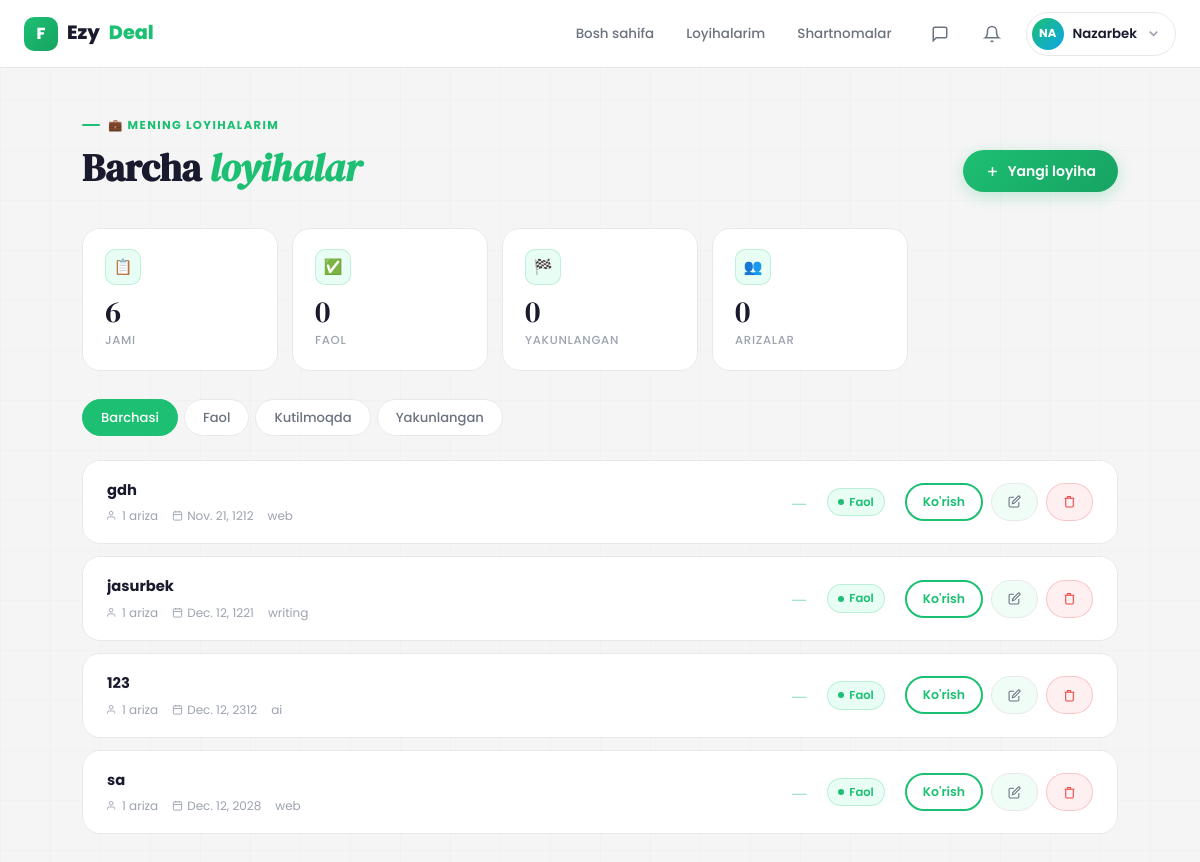
/projects/myprojects/ (signed in), run on the app's committed database.
### Users/models.py (models this page shows, shortened)
class User(AbstractUser):
    ROLE_CHOICE = (
        (CLIENT, 'client'),
        (FREELANCER, 'freelancer'),
    )
    email = models.EmailField(unique=True)
    role = models.CharField(max_length=20, choices=ROLE_CHOICE)
    bio = models.TextField(blank=True, null=True)
    avatar = models.ImageField(upload_to='avatars/', blank=True, null=True)
    created_at = models.DateTimeField(auto_now_add=True)

### Projects/models.py (models this page shows, shortened)
class Project(models.Model):
    WEB = "web"
    DESIGN = "design"
    MOBILE = "mobile"
    WRITING = "writing"
    DATA = "data"
    AI = "ai"
    CATEGORY_CHOICES = [
        (WEB, "Web Development"),
        (DESIGN, "Design"),
        (MOBILE, "Mobile Development"),
        (WRITING, "Content Writing"),
        (DATA, "Data Science"),
        (AI, "AI / ML"),
    ]
    OPEN = "open"
    IN_PROGRESS = "in_progress"
    COMPLETED = "completed"
    CANCELLED = "cancelled"
    STATUS_CHOICES = (
        (OPEN, "Open"),
        (IN_PROGRESS, "In Progress"),
        (COMPLETED, "Completed"),
        (CANCELLED, "Cancelled"),
    )
    FIXED = "fixed"
    HOURLY = "hourly"
    MILESTONE = "milestone"
    BUDGET_TYPE_CHOICES = [
        (FIXED, "Fixed"),
        (HOURLY, "Hourly"),
        (MILESTONE, "Milestone"),
    ]
    ENTRY = "entry"
    INTERMEDIATE = "intermediate"
    EXPERT = "expert"
    LEVEL_CHOICES = [
        (ENTRY, "Entry"),
        (INTERMEDIATE, "Intermediate"),
        (EXPERT, "Expert"),
    ]
    client = models.ForeignKey(
        settings.AUTH_USER_MODEL,
        on_delete=models.CASCADE,
        related_name="projects"
    )
    title = models.CharField(max_length=255)
    description = models.TextField()
    category = models.CharField(max_length=20, choices=CATEGORY_CHOICES)
    budget_type = models.CharField(max_length=20, choices=BUDGET_TYPE_CHOICES, default=FIXED)
    budget_min = models.DecimalField(max_digits=12, decimal_places=2, null=True, blank=True)
    budget_max = models.DecimalField(max_digits=12, decimal_places=2, null=True, blank=True)
    level = models.CharField(max_length=20, choices=LEVEL_CHOICES, default=INTERMEDIATE)
    skills = models.TextField(blank=True, null=True)
    deadline = models.DateField()
    status = models.CharField(max_length=20, choices=STATUS_CHOICES, default=OPEN)
    created_at = models.DateTimeField(auto_now_add=True)

### Projects/views.py (the view)
# urls.py: path('myprojects/', views.SelfProjectsView, name='myprojects'),
@login_required(login_url='login')
def SelfProjectsView(request):
    projects = Project.objects.filter(client=request.user).order_by('-created_at')
    paginator = Paginator(projects, 12)
    page = paginator.get_page(request.GET.get('page'))
    return render(request, 'myprojects.html', {'projects': page, 'page_obj': page})

### Notifications/context_processors.py (called while the page is built)
def notifications_count(request):
    if request.user.is_authenticated:
        count = request.user.notifications.filter(is_read=False).count()
        recent = list(request.user.notifications.all()[:5])
        return {'unread_notifications': count, 'recent_notifications': recent}
    return {'unread_notifications': 0, 'recent_notifications': []}

### templates/myprojects.html (shortened to what this page needs)
{% extends 'base.html' %}
{% block content %}
<div class="myp-wrap">
    <div class="myp-header animate-up">
        <div>
            <div class="page-eyebrow">💼 Mening loyihalarim</div>
            <h1 class="myp-title">Barcha <em>loyihalar</em></h1>
        </div>
        <a href="{% url 'create_post' %}" class="btn btn-primary">
            <svg width="15" height="15" viewBox="0 0 24 24" fill="none" stroke="currentColor" stroke-width="2.5"><line x1="12" y1="5" x2="12" y2="19"/><line x1="5" y1="12" x2="19" y2="12"/></svg>
            Yangi loyiha
        </a>
    </div>
    <div class="stats-strip">
        <div class="strip-card" style="animation-delay:.05s">
            <div class="strip-card-icon">📋</div>
            <div class="strip-card-val">{{ projects|length }}</div>
            <div class="strip-card-label">Jami</div>
        </div>
        <div class="strip-card" style="animation-delay:.1s">
            <div class="strip-card-icon">✅</div>
            <div class="strip-card-val">{{ active_count|default:0 }}</div>
            <div class="strip-card-label">Faol</div>
        </div>
        <div class="strip-card" style="animation-delay:.15s">
            <div class="strip-card-icon">🏁</div>
            <div class="strip-card-val">{{ done_count|default:0 }}</div>
            <div class="strip-card-label">Yakunlangan</div>
        </div>
        <div class="strip-card" style="animation-delay:.2s">
            <div class="strip-card-icon">👥</div>
            <div class="strip-card-val">{{ total_bids|default:0 }}</div>
            <div class="strip-card-label">Arizalar</div>
        </div>
    </div>
    <div class="filter-tabs">
        <a href="?status=" class="ftab {% if not request.GET.status %}active{% endif %}">Barchasi</a>
        <a href="?status=active" class="ftab {% if request.GET.status == 'active' %}active{% endif %}">Faol</a>
        <a href="?status=pending" class="ftab {% if request.GET.status == 'pending' %}active{% endif %}">Kutilmoqda</a>
        <a href="?status=done" class="ftab {% if request.GET.status == 'done' %}active{% endif %}">Yakunlangan</a>
    </div>
    {% if projects %}
    <div class="projects-list">
        {% for project in projects %}
        <div class="proj-row scroll-reveal">
            <div>
                <div class="proj-title">{{ project.title }}</div>
                <div class="proj-meta">
                    <span class="proj-meta-item">
                        <svg width="11" height="11" viewBox="0 0 24 24" fill="none" stroke="currentColor" stroke-width="2"><path d="M17 21v-2a4 4 0 0 0-4-4H5a4 4 0 0 0-4 4v2"/><circle cx="9" cy="7" r="4"/></svg>
                        {{ project.bids.count|default:0 }} ariza
                    </span>
                    <span class="proj-meta-item">
                        <svg width="11" height="11" viewBox="0 0 24 24" fill="none" stroke="currentColor" stroke-width="2"><rect x="3" y="4" width="18" height="18" rx="2"/><line x1="16" y1="2" x2="16" y2="6"/><line x1="8" y1="2" x2="8" y2="6"/><line x1="3" y1="10" x2="21" y2="10"/></svg>
                        {{ project.deadline|default:"Muddatsiz" }}
                    </span>
                    <span class="proj-meta-item">{{ project.category|default:"Kategoriyasiz" }}</span>
                </div>
            </div>
            <div class="proj-budget">{% if project.budget %}${{ project.budget }}{% else %}—{% endif %}</div>
            <div class="proj-status status-active">Faol</div>
            <div class="proj-actions">
                <a href="{% url 'project_detail' project.id %}" class="btn btn-outline btn-sm">Ko'rish</a>
                <a href="{% url 'edit_project' project.id %}" class="btn btn-ghost btn-sm">
                    <svg width="13" height="13" viewBox="0 0 24 24" fill="none" stroke="currentColor" stroke-width="2"><path d="M11 4H4a2 2 0 0 0-2 2v14a2 2 0 0 0 2 2h14a2 2 0 0 0 2-2v-7"/><path d="M18.5 2.5a2.121 2.121 0 0 1 3 3L12 15l-4 1 1-4 9.5-9.5z"/></svg>
                </a>
                <a href="{% url 'project_delete' project.id %}" class="btn btn-danger btn-sm">
                    <svg width="13" height="13" viewBox="0 0 24 24" fill="none" stroke="currentColor" stroke-width="2"><polyline points="3 6 5 6 21 6"/><path d="M19 6v14a2 2 0 0 1-2 2H7a2 2 0 0 1-2-2V6m3 0V4a1 1 0 0 1 1-1h4a1 1 0 0 1 1 1v2"/></svg>
                </a>
            </div>
        </div>
        {% endfor %}
    </div>
    {% endif %}
</div>
{% endblock %}

### templates/base.html (shortened to what this page needs)
<!DOCTYPE html>
<html lang="uz">
<head>
</head>
<body>
<nav class="navbar">
    <div class="container">
        <a href="{% url 'logo_redirect' %}" class="nav-logo">
            <div class="logo-mark">F</div>
            Ezy<em>Deal</em>
        </a>
        <nav class="nav-links">
            {% if user.is_authenticated %}
                {% if user.role == 'freelancer' %}
                    <a href="{% url 'main_freelancer' %}" class="nav-link">Loyihalar</a>
                    <a href="{% url 'saved_projects' %}" class="nav-link">Saqlangan</a>
                    <a href="{% url 'freelancer_contract_list' %}" class="nav-link">Shartnomalar</a>
                {% else %}
                    <a href="{% url 'main_client' %}" class="nav-link">Bosh sahifa</a>
                    <a href="{% url 'myprojects' %}" class="nav-link">Loyihalarim</a>
                    <a href="{% url 'client_contract_list' %}" class="nav-link">Shartnomalar</a>
                {% endif %}
            {% else %}
                <a href="{% url 'login' %}" class="nav-link">Kirish</a>
            {% endif %}
        </nav>
        {% if user.is_authenticated %}
        <a href="{% url 'inbox' %}" class="nav-icon-btn" title="Xabarlar" style="position:relative;display:flex;align-items:center;justify-content:center;width:36px;height:36px;border-radius:50%;color:var(--text2);transition:var(--t);">
            <svg width="18" height="18" viewBox="0 0 24 24" fill="none" stroke="currentColor" stroke-width="2"><path d="M21 15a2 2 0 0 1-2 2H7l-4 4V5a2 2 0 0 1 2-2h14a2 2 0 0 1 2 2z"/></svg>
        </a>
        <a href="{% url 'notifications' %}" class="nav-icon-btn" title="Bildirishnomalar" style="position:relative;display:flex;align-items:center;justify-content:center;width:36px;height:36px;border-radius:50%;color:var(--text2);transition:var(--t);">
            <svg width="18" height="18" viewBox="0 0 24 24" fill="none" stroke="currentColor" stroke-width="2"><path d="M18 8A6 6 0 0 0 6 8c0 7-3 9-3 9h18s-3-2-3-9"/><path d="M13.73 21a2 2 0 0 1-3.46 0"/></svg>
        </a>
        <div class="profile-wrap">
            <div class="profile-btn">
                <div class="avatar">
                    {% if user.avatar %}
                        <img src="{{ user.avatar.url }}" alt="{{ user.username }}" style="width:100%;height:100%;object-fit:cover;border-radius:50%;">
                    {% else %}
                        {{ user.username|slice:":2"|upper }}
                    {% endif %}
                </div>
                <span class="uname">{{ user.username }}</span>
                <svg class="nav-icon chevron" viewBox="0 0 24 24" fill="none" stroke="currentColor" stroke-width="2.5">
                    <polyline points="6 9 12 15 18 9"/>
                </svg>
            </div>
        </div>
        {% else %}
        <a href="{% url 'register' %}" class="btn btn-primary btn-sm">Boshlash →</a>
        {% endif %}
    </div>
</nav>
<main class="main">
    {% block content %}{% endblock %}
</main>
</body>
</html>

### templates/base.html (style rules this page uses)
:root { --bg: #f5f5f5; --surface: #ffffff; --surface2: #f0fdf7; --border: #e8e8e8; --accent: #1DBF73; --accent-dk: #17a362; --accent-lt: #e8fdf3; --accent-glow: rgba(29,191,115,.25); --text: #1a1a2e; --text2: #6b7280; --text3: #9ca3af; --success: #1DBF73; --warning: #f59e0b; --danger: #ef4444; --info: #3b82f6; --r: 12px; --r2: 18px; --r3: 24px; --shadow-sm: 0 2px 8px rgba(0,0,0,.06); --shadow-md: 0 8px 32px rgba(0,0,0,.10); --shadow-lg: 0 20px 60px rgba(0,0,0,.13); --font: 'Poppins', sans-serif; --serif: 'DM Serif Display', serif; --ease: cubic-bezier(.4,0,.2,1); --spring: cubic-bezier(.34,1.56,.64,1); --t: .25s; }
*, *::before, *::after { box-sizing: border-box; margin: 0; padding: 0; }
html { scroll-behavior: smooth; }
body { font-family: var(--font); background: var(--bg); color: var(--text); line-height: 1.6; min-height: 100vh; -webkit-font-smoothing: antialiased; overflow-x: hidden; }
a { text-decoration: none; color: inherit; }
body::before { content: ''; position: fixed; inset: 0; background-image: linear-gradient(rgba(29,191,115,.03) 1px, transparent 1px), linear-gradient(90deg, rgba(29,191,115,.03) 1px, transparent 1px); background-size: 50px 50px; pointer-events: none; z-index: 0; }
h1,h2,h3,h4,h5 { line-height: 1.25; color: var(--text); }
.container { width: 100%; max-width: 1240px; margin-inline: auto; padding-inline: 24px; }
.main { padding-top: 68px; position: relative; z-index: 1; min-height: calc(100vh - 68px); }
.navbar { position: fixed; top: 0; left: 0; right: 0; z-index: 200; height: 68px; background: rgba(255,255,255,.93); backdrop-filter: blur(20px); border-bottom: 1px solid var(--border); display: flex; align-items: center; }
.navbar .container { display: flex; align-items: center; gap: 16px; height: 100%; }
.nav-logo { font-size: 1.2rem; font-weight: 800; color: var(--text); display: flex; align-items: center; gap: 9px; white-space: nowrap; flex-shrink: 0; }
.logo-mark { width: 34px; height: 34px; border-radius: 10px; background: linear-gradient(135deg, var(--accent), var(--accent-dk)); display: flex; align-items: center; justify-content: center; color: #fff; font-size: 1rem; font-weight: 800; }
.nav-logo em { color: var(--accent); font-style: normal; }
.nav-links { display: flex; align-items: center; gap: 4px; margin-left: auto; }
.nav-link { padding: 7px 14px; border-radius: 100px; font-size: .84rem; font-weight: 500; color: var(--text2); transition: var(--t); }
.profile-wrap { position: relative; flex-shrink: 0; }
.profile-btn { display: flex; align-items: center; gap: 9px; padding: 5px 14px 5px 5px; border: 1.5px solid var(--border); border-radius: 100px; background: var(--surface); cursor: pointer; transition: var(--t); }
.avatar { width: 32px; height: 32px; border-radius: 50%; background: linear-gradient(135deg, var(--accent), #0ea5e9); display: flex; align-items: center; justify-content: center; color: #fff; font-size: .72rem; font-weight: 700; flex-shrink: 0; }
.profile-btn .uname { font-size: .83rem; font-weight: 600; }
.profile-btn .chevron { color: var(--text3); transition: transform var(--t); }
.nav-icon { width: 15px; height: 15px; }
.btn { display: inline-flex; align-items: center; justify-content: center; gap: 8px; padding: 10px 22px; border-radius: 100px; font-family: var(--font); font-size: .875rem; font-weight: 600; border: none; cursor: pointer; transition: var(--t); position: relative; overflow: hidden; white-space: nowrap; }
.btn::after { content: ''; position: absolute; inset: 0; background: rgba(255,255,255,.15); opacity: 0; transition: opacity var(--t); }
.btn-primary { background: linear-gradient(135deg, var(--accent) 0%, var(--accent-dk) 100%); color: #fff; box-shadow: 0 4px 16px var(--accent-glow); }
.btn-outline { background: transparent; color: var(--accent); border: 2px solid var(--accent); }
.btn-ghost { background: var(--surface2); color: var(--text2); border: 1.5px solid var(--border); }
.btn-danger { background: rgba(239,68,68,.08); color: var(--danger); border: 1.5px solid rgba(239,68,68,.25); }
.btn-sm { padding: 7px 16px; font-size: .78rem; }
.status-active { background: var(--accent-lt); color: var(--accent-dk); }
.animate-up { animation: fadeUp .6s var(--spring) both; }
.scroll-reveal { opacity: 0; transform: translateY(28px); transition: opacity .6s var(--ease), transform .6s var(--ease); }
.scroll-reveal.visible { opacity: 1; transform: none; }

### data on the page
User: username "NA", username "Nazarbek"
Project: title "gdh", bids.count "1", deadline "Nov. 21, 1212", category "web"
Project: title "jasurbek", bids.count "1", deadline "Dec. 12, 1221", category "writing"
Project: title "123", bids.count "1", deadline "Dec. 12, 2312", category "ai"
Project: title "sa", bids.count "1", deadline "Dec. 12, 2028", category "web"

### other printed values
{{ projects|length }} "6"
{{ active_count|default:0 }} "0"
{{ done_count|default:0 }} "0"
{{ total_bids|default:0 }} "0"
